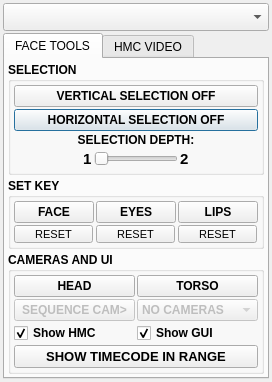
<?xml version="1.0" encoding="UTF-8"?>
<ui version="4.0">
 <class>facialLoad</class>
 <widget class="QDialog" name="facialLoad">
  <property name="geometry">
   <rect>
    <x>0</x>
    <y>0</y>
    <width>259</width>
    <height>373</height>
   </rect>
  </property>
  <property name="windowTitle">
   <string>facialToolbox</string>
  </property>
  <layout class="QVBoxLayout" name="verticalLayout_3">
   <property name="spacing">
    <number>2</number>
   </property>
   <property name="margin">
    <number>3</number>
   </property>
   <item>
    <widget class="QComboBox" name="characterCMB">
     <property name="font">
      <font>
       <pointsize>13</pointsize>
       <weight>75</weight>
       <bold>true</bold>
      </font>
     </property>
    </widget>
   </item>
   <item>
    <widget class="QTabWidget" name="tabs">
     <property name="currentIndex">
      <number>0</number>
     </property>
     <widget class="QWidget" name="tab">
      <attribute name="title">
       <string>FACE TOOLS</string>
      </attribute>
      <layout class="QVBoxLayout" name="verticalLayout_4">
       <property name="spacing">
        <number>2</number>
       </property>
       <property name="margin">
        <number>3</number>
       </property>
       <item>
        <widget class="QGroupBox" name="groupBox_3">
         <property name="font">
          <font>
           <pointsize>9</pointsize>
           <weight>75</weight>
           <bold>true</bold>
          </font>
         </property>
         <property name="title">
          <string>SELECTION</string>
         </property>
         <layout class="QGridLayout" name="gridLayout_3">
          <property name="margin">
           <number>3</number>
          </property>
          <property name="spacing">
           <number>2</number>
          </property>
          <item row="1" column="0">
           <widget class="QPushButton" name="horizSelChkBTN">
            <property name="text">
             <string>HORIZONTAL SELECTION OFF</string>
            </property>
            <property name="checkable">
             <bool>true</bool>
            </property>
           </widget>
          </item>
          <item row="0" column="0">
           <widget class="QPushButton" name="vertSelChkBTN">
            <property name="text">
             <string>VERTICAL SELECTION OFF</string>
            </property>
            <property name="checkable">
             <bool>true</bool>
            </property>
           </widget>
          </item>
          <item row="2" column="0">
           <widget class="QLabel" name="label_2">
            <property name="layoutDirection">
             <enum>Qt::LeftToRight</enum>
            </property>
            <property name="text">
             <string>SELECTION DEPTH:</string>
            </property>
            <property name="alignment">
             <set>Qt::AlignCenter</set>
            </property>
           </widget>
          </item>
          <item row="3" column="0">
           <layout class="QHBoxLayout" name="horizontalLayout">
            <item>
             <spacer name="horizontalSpacer_3">
              <property name="orientation">
               <enum>Qt::Horizontal</enum>
              </property>
              <property name="sizeHint" stdset="0">
               <size>
                <width>40</width>
                <height>20</height>
               </size>
              </property>
             </spacer>
            </item>
            <item>
             <widget class="QLabel" name="label_6">
              <property name="font">
               <font>
                <pointsize>11</pointsize>
                <weight>75</weight>
                <bold>true</bold>
               </font>
              </property>
              <property name="text">
               <string>1</string>
              </property>
             </widget>
            </item>
            <item>
             <widget class="QSlider" name="selectionDepthSLDR">
              <property name="maximumSize">
               <size>
                <width>136</width>
                <height>16777215</height>
               </size>
              </property>
              <property name="minimum">
               <number>1</number>
              </property>
              <property name="maximum">
               <number>2</number>
              </property>
              <property name="orientation">
               <enum>Qt::Horizontal</enum>
              </property>
             </widget>
            </item>
            <item>
             <widget class="QLabel" name="label_7">
              <property name="font">
               <font>
                <pointsize>11</pointsize>
                <weight>75</weight>
                <bold>true</bold>
               </font>
              </property>
              <property name="text">
               <string>2</string>
              </property>
             </widget>
            </item>
            <item>
             <spacer name="horizontalSpacer_4">
              <property name="orientation">
               <enum>Qt::Horizontal</enum>
              </property>
              <property name="sizeHint" stdset="0">
               <size>
                <width>40</width>
                <height>20</height>
               </size>
              </property>
             </spacer>
            </item>
           </layout>
          </item>
         </layout>
        </widget>
       </item>
       <item>
        <spacer name="verticalSpacer_2">
         <property name="orientation">
          <enum>Qt::Vertical</enum>
         </property>
         <property name="sizeHint" stdset="0">
          <size>
           <width>20</width>
           <height>40</height>
          </size>
         </property>
        </spacer>
       </item>
       <item>
        <widget class="QGroupBox" name="groupBox_2">
         <property name="font">
          <font>
           <pointsize>9</pointsize>
           <weight>75</weight>
           <bold>true</bold>
          </font>
         </property>
         <property name="title">
          <string>SET KEY</string>
         </property>
         <layout class="QGridLayout" name="gridLayout">
          <property name="margin">
           <number>3</number>
          </property>
          <property name="spacing">
           <number>2</number>
          </property>
          <item row="0" column="0">
           <widget class="QPushButton" name="keyFaceBTN">
            <property name="text">
             <string>FACE</string>
            </property>
           </widget>
          </item>
          <item row="0" column="2">
           <widget class="QPushButton" name="keyEyesBTN">
            <property name="text">
             <string>EYES</string>
            </property>
           </widget>
          </item>
          <item row="1" column="0">
           <widget class="QPushButton" name="resetFaceBTN">
            <property name="maximumSize">
             <size>
              <width>79</width>
              <height>18</height>
             </size>
            </property>
            <property name="font">
             <font>
              <pointsize>8</pointsize>
              <weight>50</weight>
              <bold>false</bold>
             </font>
            </property>
            <property name="text">
             <string>RESET</string>
            </property>
           </widget>
          </item>
          <item row="1" column="2">
           <widget class="QPushButton" name="resetEyesBTN">
            <property name="maximumSize">
             <size>
              <width>79</width>
              <height>18</height>
             </size>
            </property>
            <property name="font">
             <font>
              <pointsize>8</pointsize>
              <weight>50</weight>
              <bold>false</bold>
             </font>
            </property>
            <property name="text">
             <string>RESET</string>
            </property>
           </widget>
          </item>
          <item row="0" column="4">
           <widget class="QPushButton" name="keyLipsBTN">
            <property name="text">
             <string>LIPS</string>
            </property>
           </widget>
          </item>
          <item row="1" column="4">
           <widget class="QPushButton" name="resetLipsBTN">
            <property name="maximumSize">
             <size>
              <width>79</width>
              <height>18</height>
             </size>
            </property>
            <property name="font">
             <font>
              <pointsize>8</pointsize>
              <weight>50</weight>
              <bold>false</bold>
             </font>
            </property>
            <property name="text">
             <string>RESET</string>
            </property>
           </widget>
          </item>
          <item row="0" column="3">
           <spacer name="horizontalSpacer">
            <property name="orientation">
             <enum>Qt::Horizontal</enum>
            </property>
            <property name="sizeHint" stdset="0">
             <size>
              <width>40</width>
              <height>20</height>
             </size>
            </property>
           </spacer>
          </item>
          <item row="0" column="1">
           <spacer name="horizontalSpacer_2">
            <property name="orientation">
             <enum>Qt::Horizontal</enum>
            </property>
            <property name="sizeHint" stdset="0">
             <size>
              <width>40</width>
              <height>20</height>
             </size>
            </property>
           </spacer>
          </item>
         </layout>
        </widget>
       </item>
       <item>
        <spacer name="verticalSpacer">
         <property name="orientation">
          <enum>Qt::Vertical</enum>
         </property>
         <property name="sizeHint" stdset="0">
          <size>
           <width>20</width>
           <height>40</height>
          </size>
         </property>
        </spacer>
       </item>
       <item>
        <widget class="QGroupBox" name="groupBox_4">
         <property name="font">
          <font>
           <pointsize>9</pointsize>
           <weight>75</weight>
           <bold>true</bold>
          </font>
         </property>
         <property name="title">
          <string>CAMERAS AND UI</string>
         </property>
         <layout class="QVBoxLayout" name="verticalLayout_5">
          <property name="spacing">
           <number>2</number>
          </property>
          <property name="margin">
           <number>3</number>
          </property>
          <item>
           <layout class="QHBoxLayout" name="horizontalLayout_2">
            <property name="spacing">
             <number>2</number>
            </property>
            <item>
             <widget class="QPushButton" name="cameraHeadBTN">
              <property name="text">
               <string>HEAD</string>
              </property>
             </widget>
            </item>
            <item>
             <widget class="QPushButton" name="pushButton_10">
              <property name="text">
               <string>TORSO</string>
              </property>
             </widget>
            </item>
           </layout>
          </item>
          <item>
           <layout class="QHBoxLayout" name="horizontalLayout_3">
            <property name="spacing">
             <number>2</number>
            </property>
            <item>
             <widget class="QPushButton" name="pushButton_11">
              <property name="enabled">
               <bool>false</bool>
              </property>
              <property name="text">
               <string>SEQUENCE CAM&gt;</string>
              </property>
             </widget>
            </item>
            <item>
             <widget class="QComboBox" name="comboBox">
              <property name="enabled">
               <bool>false</bool>
              </property>
              <item>
               <property name="text">
                <string>NO CAMERAS</string>
               </property>
              </item>
             </widget>
            </item>
           </layout>
          </item>
          <item>
           <layout class="QHBoxLayout" name="horizontalLayout_4">
            <property name="spacing">
             <number>2</number>
            </property>
            <item>
             <widget class="QCheckBox" name="showHmcCHK">
              <property name="text">
               <string>Show HMC</string>
              </property>
              <property name="checked">
               <bool>true</bool>
              </property>
             </widget>
            </item>
            <item>
             <widget class="QCheckBox" name="showHeadUiCHK">
              <property name="text">
               <string>Show GUI</string>
              </property>
              <property name="checked">
               <bool>true</bool>
              </property>
             </widget>
            </item>
           </layout>
          </item>
          <item>
           <widget class="QPushButton" name="tcInTimeSliderBTN">
            <property name="font">
             <font>
              <pointsize>10</pointsize>
              <weight>75</weight>
              <bold>true</bold>
             </font>
            </property>
            <property name="text">
             <string>SHOW TIMECODE IN RANGE</string>
            </property>
            <property name="checkable">
             <bool>true</bool>
            </property>
           </widget>
          </item>
         </layout>
        </widget>
       </item>
      </layout>
     </widget>
     <widget class="QWidget" name="tab_2">
      <attribute name="title">
       <string>HMC VIDEO</string>
      </attribute>
      <layout class="QVBoxLayout" name="verticalLayout_2">
       <property name="spacing">
        <number>2</number>
       </property>
       <property name="margin">
        <number>3</number>
       </property>
       <item>
        <layout class="QVBoxLayout" name="verticalLayout">
         <property name="spacing">
          <number>2</number>
         </property>
         <item>
          <widget class="QPushButton" name="loadBTN">
           <property name="font">
            <font>
             <pointsize>11</pointsize>
             <weight>75</weight>
             <bold>true</bold>
            </font>
           </property>
           <property name="text">
            <string>LOAD REF HMC VID</string>
           </property>
          </widget>
         </item>
         <item>
          <widget class="QCheckBox" name="setTimeRangeToHmcCHK">
           <property name="text">
            <string>Set time range to HMC range</string>
           </property>
           <property name="checked">
            <bool>true</bool>
           </property>
          </widget>
         </item>
        </layout>
       </item>
       <item>
        <widget class="QGroupBox" name="groupBox">
         <property name="font">
          <font>
           <pointsize>12</pointsize>
           <weight>75</weight>
           <bold>true</bold>
          </font>
         </property>
         <property name="title">
          <string>HMC INFO</string>
         </property>
         <layout class="QGridLayout" name="gridLayout_2">
          <property name="margin">
           <number>3</number>
          </property>
          <property name="spacing">
           <number>2</number>
          </property>
          <item row="1" column="1">
           <widget class="QLineEdit" name="numframesLINE">
            <property name="enabled">
             <bool>false</bool>
            </property>
            <property name="font">
             <font>
              <pointsize>9</pointsize>
              <weight>50</weight>
              <bold>false</bold>
             </font>
            </property>
           </widget>
          </item>
          <item row="1" column="0">
           <widget class="QLabel" name="label_3">
            <property name="font">
             <font>
              <pointsize>9</pointsize>
              <weight>50</weight>
              <bold>false</bold>
             </font>
            </property>
            <property name="text">
             <string>NUM FRAMES: </string>
            </property>
           </widget>
          </item>
          <item row="2" column="0">
           <widget class="QLabel" name="label_4">
            <property name="font">
             <font>
              <pointsize>9</pointsize>
              <weight>50</weight>
              <bold>false</bold>
             </font>
            </property>
            <property name="text">
             <string>RESOLUTION: </string>
            </property>
           </widget>
          </item>
          <item row="0" column="0">
           <widget class="QLabel" name="label">
            <property name="font">
             <font>
              <pointsize>9</pointsize>
              <weight>50</weight>
              <bold>false</bold>
             </font>
            </property>
            <property name="text">
             <string>TIMECODE START: </string>
            </property>
           </widget>
          </item>
          <item row="0" column="1">
           <widget class="QLineEdit" name="tcLINE">
            <property name="font">
             <font>
              <pointsize>9</pointsize>
              <weight>50</weight>
              <bold>false</bold>
             </font>
            </property>
            <property name="text">
             <string>HH:MM:SS:FF</string>
            </property>
           </widget>
          </item>
          <item row="3" column="0">
           <widget class="QLabel" name="label_5">
            <property name="font">
             <font>
              <pointsize>9</pointsize>
              <weight>50</weight>
              <bold>false</bold>
             </font>
            </property>
            <property name="text">
             <string>FPS: </string>
            </property>
           </widget>
          </item>
          <item row="2" column="1">
           <widget class="QLineEdit" name="resolutionLINE">
            <property name="enabled">
             <bool>false</bool>
            </property>
            <property name="font">
             <font>
              <pointsize>9</pointsize>
              <weight>50</weight>
              <bold>false</bold>
             </font>
            </property>
           </widget>
          </item>
          <item row="3" column="1">
           <widget class="QLineEdit" name="fpsLINE">
            <property name="enabled">
             <bool>false</bool>
            </property>
            <property name="font">
             <font>
              <pointsize>9</pointsize>
              <weight>50</weight>
              <bold>false</bold>
             </font>
            </property>
           </widget>
          </item>
         </layout>
        </widget>
       </item>
      </layout>
     </widget>
    </widget>
   </item>
  </layout>
 </widget>
 <resources/>
 <connections/>
</ui>
